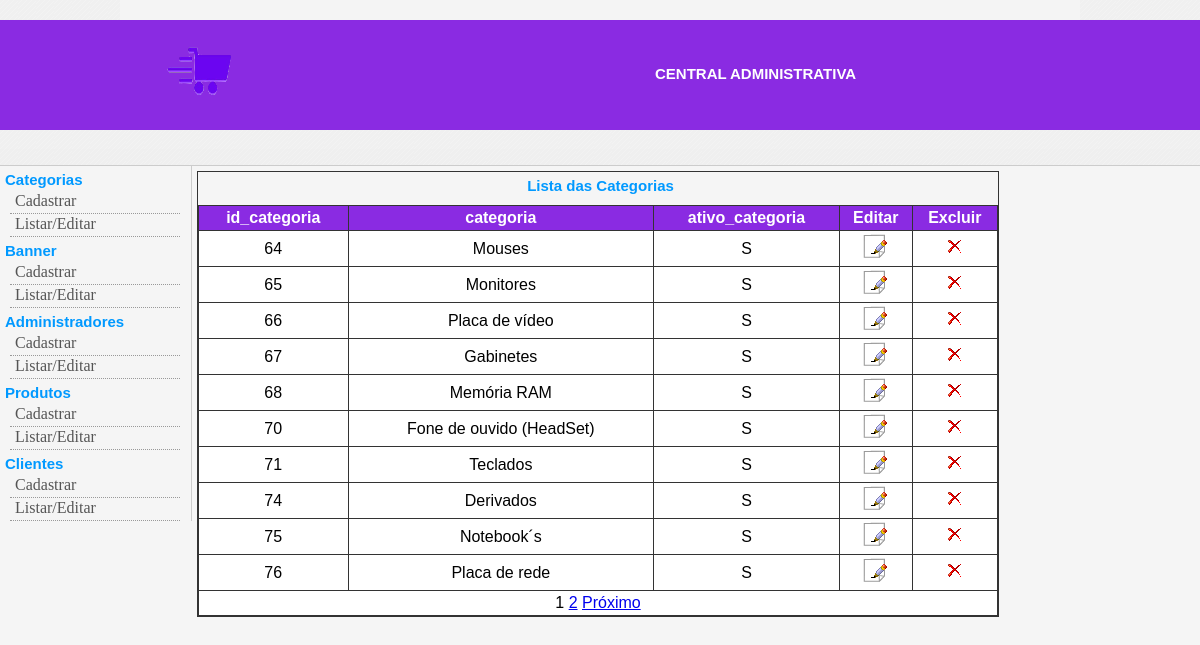
The app's page /admin/index.php?link=2 with its own data.
### tables this page shows
CREATE TABLE `categoria` (
  `id_categoria` int(11) NOT NULL,
  `categoria` varchar(150) NOT NULL,
  `slug_categoria` varchar(220) NOT NULL,
  `ordem_categoria` int(11) NOT NULL,
  `ativo_categoria` varchar(1) NOT NULL,
  `imagem_produto` varchar(200) NOT NULL
);

### admin/classes/conexaoMySQL.php (called while the page is built, shortened)
<?php
class conexaoMySQL
{
    protected $servidor;
    protected $usuario;
    protected $senha;
    protected $banco;
    protected $conexao;
    public function __construct()
    {
        $this->servidor = "localhost";
        $this->usuario = "root";
        $this->senha = "";
        $this->banco = "lojavirtual";
    }
    public function conectar()
{
    $this->conexao = mysqli_connect($this->servidor, $this->usuario, $this->senha, $this->banco);
    return $this->conexao;
}
    public function executarSQL($sql, $parametros = array())
    {
        $stmt = mysqli_prepare($this->conexao, $sql);
        $result = mysqli_stmt_execute($stmt);
        $this->qry = mysqli_stmt_get_result($stmt);
        return $this->qry;
    }
    public function listar($qr)
    {
        $this->dados = mysqli_fetch_assoc($qr);
        return $this->dados;
    }
}
?>

### admin/classes/lista.php (the view, shortened to what this page needs)
<?php
	include_once("Paginacao.php");
	class Lista extends Paginacao{
		public function listaCategoria(){
			self::iniciaPaginacao();
			while ($linha = self::results()){
				echo "
				<tr>
				<td> $linha[id_categoria] </td>
				<td> $linha[categoria] </td>
				<td> $linha[ativo_categoria] </td>
				<td> <a href='index.php?link=3&acao=Alterar&id=$linha[id_categoria]'> <img src='imagens/alterar.gif' border='0' /></a> </td>
				<td> <a href='index.php?link=3&acao=Excluir&id=$linha[id_categoria]'> <img src='imagens/excluir.gif' border='0' /></a> </td>
				</tr>
				";
			}
		}
	}
?>

### admin/index.php (shortened to what this page needs)
<!DOCTYPE html>
<html lang="pt-br">
<head>
    <link href="css/css.css" rel="stylesheet"/>
</head>
<body>
    <div id="principal">
     <div id="cabecalho">
     <?php
      include_once ("cabecalho.php");
      ?>
</div>
 <div id="corpo">
       <nav id="esquerdo">
        <?php
               include_once ("menu.php");
?>
    </nav>
     <div id="direito">
     <?php
$link = isset($_GET["link"]) ? $_GET["link"] : "";
$pag[1] = "home.php";
$pag[2] = "lst/lst_categorias.php";
$pag[3] = "frm/frm_categoria.php";
$pag[4] = "lst/lst_banner.php";
$pag[5] = "frm/frm_banner.php";
$pag[6] = "lst/lst_produto.php";
$pag[7] = "frm/frm_produto.php";
$pag[11] = "lst/lst_administrador.php";
$pag[12] = "frm/frm_administrador.php";
$pag[13] = "lst/lst_cliente.php";
$pag[14] = "frm/frm_cliente.php";
if (empty($link)) {
   include "home.php";
} else if (file_exists($pag[$link])) {
   include $pag[$link];
} else {
   include "home.php";
}
?>
</div>
</div>
</body>
</html>

### admin/cabecalho.php
<div id="cabecalho_superior">
<nav id="menu-cima">
</nav>
</div>
<div id="cabecalho_meio" class="fundo_violeta">
 <h1> All Store Computing - Os melhores produtos de informática</h1>
 <section class="pesquisa">
    <h2> <a href="../admin/index.php">CENTRAL ADMINISTRATIVA</a></h2>
</section>
</div>
<div id="cabecalho_inferior" class="fundo_principal">
 <nav id="menu-principal">
</nav>
</div>

### admin/menu.php (shortened to what this page needs)
<div id=""><h2>Categorias</h2></div>
<ul>
     <li><a href="index.php?link=3"> Cadastrar</a></li>
     <li><a href="index.php?link=2"> Listar/Editar</a></li>
</ul>
<div id=""><h2>Banner</h2></div>
<ul>
     <li><a href="index.php?link=5"> Cadastrar</a></li>
     <li><a href="index.php?link=4"> Listar/Editar</a></li>
</ul>
<div id=""><h2>Administradores</h2></div>
<ul>
     <li><a href="index.php?link=12"> Cadastrar </a></li>
     <li><a href="index.php?link=11"> Listar/Editar</a></li>
</ul>
<div id=""><h2>Produtos</h2></div>
<ul>
     <li><a href="index.php?link=7"> Cadastrar</a></li>
     <li><a href="index.php?link=6"> Listar/Editar</a></li>
</ul>
<div id=""><h2>Clientes</h2></div>
<ul>
     <li><a href="index.php?link=14"> Cadastrar</a></li>
     <li><a href="index.php?link=13"> Listar/Editar</a></li>
</ul>

### admin/lst/lst_categorias.php (shortened to what this page needs)
<?php
  include_once("./classes/lista.php");
  $lista = new lista();
  $lista->setNumPagina($_GET["pg"] ?? 1);
  $lista->setUrl("index.php?link=2");
?>
<h2>Lista das Categorias</h2>
<table cellpadding"0" cellspacing="0" border="1">
<thead>
<tr>
<th>id_categoria</th>
<th>categoria</th>
<th>ativo_categoria</th>
<th>Editar</th>
<th>Excluir</th>
</tr>
<tbody>
    <?php    $lista->listaCategoria();
     ?>
   <tr>
       <td colspan="5"><?PHP   $lista->geraNumeros()       ?></td>
   </tr>
</tbody>
</thead>
</table>

### admin/classes/Paginacao.php (shortened to what this page needs)
<?php
include_once("conexaoMySQL.php");
class Paginacao extends conexaoMySQL {
    private $ida, $param;
    private $maxPage, $maxLink, $numeroPaginas;
    private $sqlA, $sqlB;
    private $fileName, $nomeArquivoHTML;
    private $qrA, $qrB;
    private $resultadoTotal, $resultadoParcial, $resultadoDiv, $numeroInt;
    private $pagAtual, $proxPag, $ultPag, $pagAnt;
    private $registroFinal;
    public function setParametro($cod) {
        $this->ida = $cod;
    }
    public function setFileName($file) {
        $this->fileName = $file;
    }
    public function setInfoMaxPag($max) {
        $this->maxPage = $max;
    }
    public function setMaximoLinks($max) {
        $this->maxLink = $max;
    }
    public function setSQL($qr) {
        $this->sqlA = $qr;
    }
    public function setContador($cont) {
        $this->registroFinal = $this->param + $cont;
    }
    protected function iniciaPaginacao() {
        if (empty($this->ida)) {
            $this->param = 0;
        } else {
            $this->temp = $this->ida;
            $this->passoA = $this->temp - 1;
            $this->passoB = $this->passoA * $this->maxPage;
            $this->param = $this->passoB;
        }
        $this->sqlB = $this->sqlA . " LIMIT " . $this->param . "," . $this->maxPage;
        $this->qrA = $this->executarSQL($this->sqlA);
        $this->qrB = $this->executarSQL($this->sqlB);
        $this->totRegA = $this->contaDados($this->qrA);
        $this->resultadoTotal = $this->totRegA;
        $this->resultadoDiv = ceil($this->resultadoTotal / $this->maxPage);
        $this->numeroPaginas = min($this->resultadoDiv, $this->maxLink);
        $this->pagAtual = ($this->param / $this->maxPage) + 1;
        $this->proxPag = $this->pagAtual + 1;
    }
    protected function results() {
        $this->dadosGerados = $this->listar($this->qrB);
        return $this->dadosGerados;
    }
		public function geraNumeros(){
            $lnk_impressos = 0;
					   while(($lnk_impressos < $this->numeroPaginas) and ($lnk_impressos < $this->maxLink)){
				           $lnk_impressos ++;
							  if ($this->pagAtual == $lnk_impressos){
								 echo "$lnk_impressos \n";
						   }else{
                              echo "<a href=\"$this->fileName&pg=$lnk_impressos\" title=\"$lnk_impressos\">$lnk_impressos</a>\n";
						      }
					       }
					  if ($this->registroFinal < $this->resultadoTotal){
                            echo"<a href=\"$this->fileName&pg=$this->proxPag\" title=\"$this->proxPag\">Pr&oacute;ximo</a>\n";
					 }
		}
	}
?>

### admin/css/css.css (style rules this page uses)
* { margin: 0; padding: 0; }
body { font-family: Verdana, Arial, Helvetica, sans-serif; font-size: 12px; background-color: whitesmoke; }
#principal { width: auto; height: auto; }
#cabecalho { width: auto; height: 166px; background-image: url(../imagens/fundo-menu.png); }
#cabecalho_superior { width: 100%; }
.fundo_violeta { background-color: blueviolet; }
.fundo_principal { background-image: url(../imagens/fundo-menu.png); }
#menu-cima { width: 960px; height: 20px; background-color: #f4f4f4; margin: 0 auto; text-align: right; font-size: 10px; }
#cabecalho_meio { width: 100%; height: 110px; position: relative; }
#cabecalho_meio h1 { text-indent: -9999px; width: 175px; height: 52px; background: url(../imagens/logo7.png) no-repeat top right; position: absolute; top: 25px; left: 60px; }
.pesquisa { position: absolute; width: 500px; height: 35px; right: 50px; top: 40px; color: white; }
.pesquisa h2 a { color: white; text-decoration: none; }
#cabecalho_inferior { width: 100%; border-bottom: 1px solid #ccc; }
#menu-principal { width: 960px; height: 30px; padding-top: 5px; margin: 0 auto; text-align: center; }
#corpo { width: 1000px; }
#esquerdo { width: 191px; float: left; border-right: 1px solid #ccc; }
#esquerdo li, #esquerdo li a { font-size: 16px; font-family: verdana; text-decoration: none; color: #555; }
#esquerdo ul li { padding-left: 10px; }
#esquerdo li a { width: 165px; padding: 1px 0 3px 5px; display: block; border-bottom: 1px dotted #999; background-color: whitesmoke; }
#direito { width: 800px; float: left; margin: 5px 0 0 5px; border: 1px solid #333; }
#direito h2 { text-align: center; }
table { float: left; border-collapse: collapse; border: 1px solid #333; background-color: white; width: 800px; margin-top: 8px; text-align: center; }
table thead { font-size: 16px; font-family: Tahoma, Geneva, sans-serif; font-weight: bold; color: white; background-color: blueviolet; }
table thead tr th { padding: 3px 0; }
table tbody { font-size: 16px; font-family: Tahoma, Geneva, sans-serif; color: black; }
table tbody tr td { padding: 3px; }

### admin/menu.php (style rules this page uses)
h2 { padding: 5px 0 0 5px; height: 20px; font-size: 15px; color: #0099ff; }

### records on screen
categoria: id_categoria "64", categoria "Mouses", ativo_categoria "S"
categoria: id_categoria "65", categoria "Monitores", ativo_categoria "S"
categoria: id_categoria "66", categoria "Placa de vídeo", ativo_categoria "S"
categoria: id_categoria "67", categoria "Gabinetes", ativo_categoria "S"
categoria: id_categoria "68", categoria "Memória RAM", ativo_categoria "S"
categoria: id_categoria "70", categoria "Fone de ouvido (HeadSet)", ativo_categoria "S"
categoria: id_categoria "71", categoria "Teclados", ativo_categoria "S"
categoria: id_categoria "74", categoria "Derivados", ativo_categoria "S"
categoria: id_categoria "75", categoria "Notebook´s", ativo_categoria "S"
categoria: id_categoria "76", categoria "Placa de rede", ativo_categoria "S"
